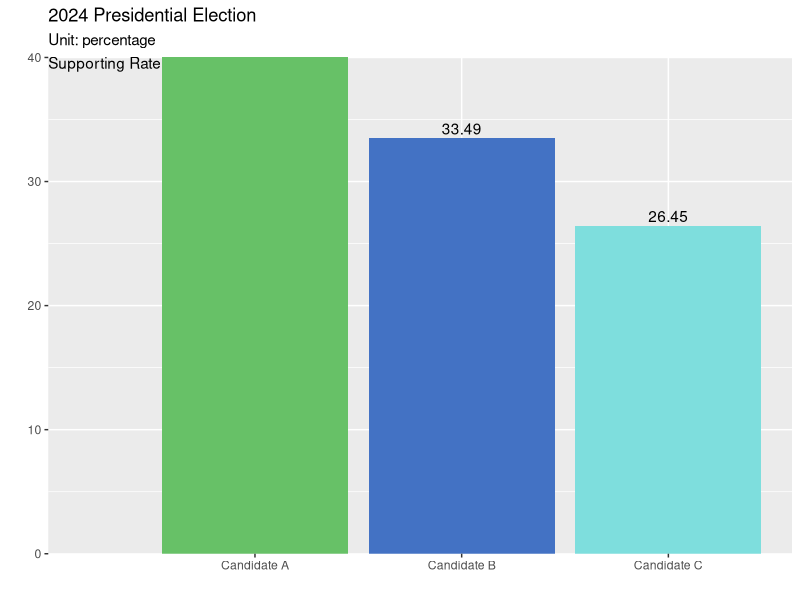
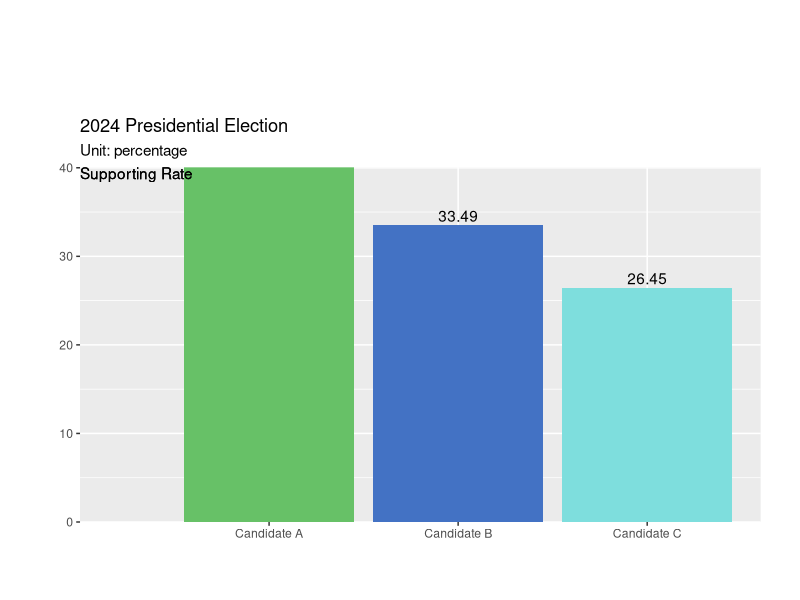
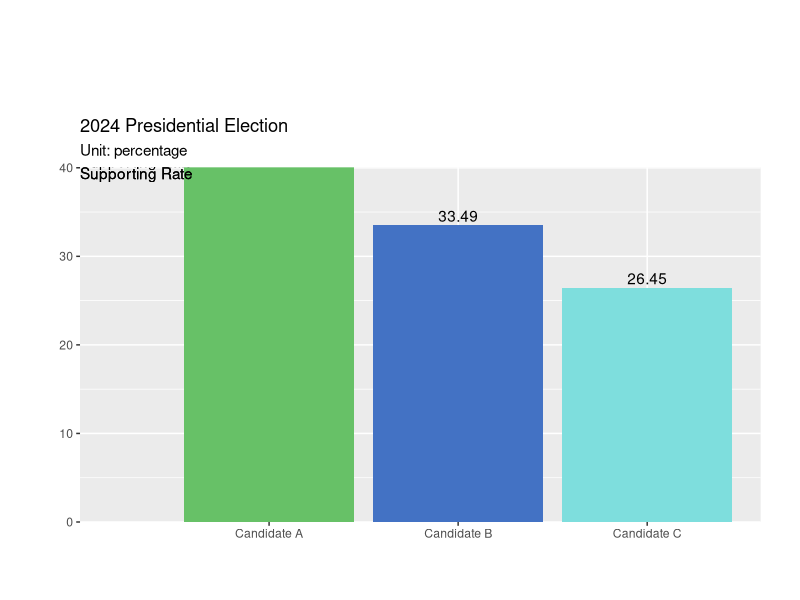
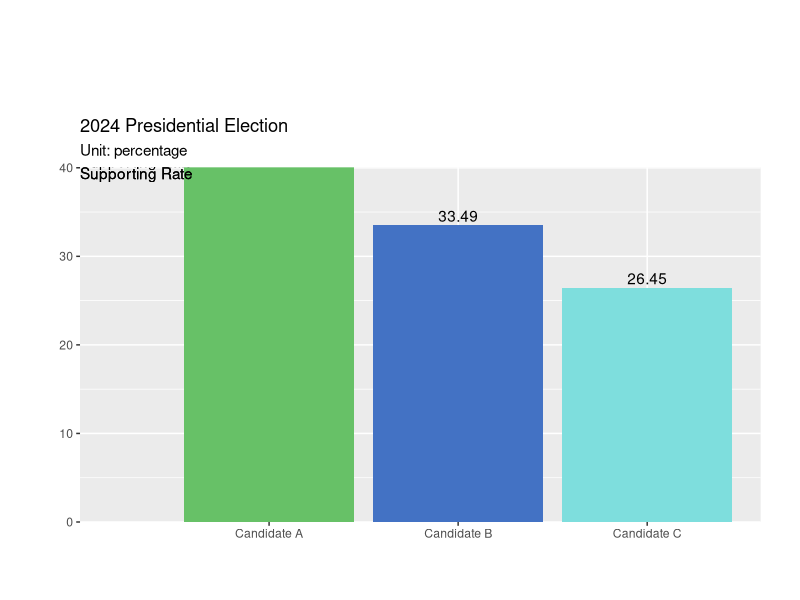

The R script that drew these images, in order: (Note: this script raises an error after producing the figures.)
# 載入需要的函式庫
library(tidyverse)

# 建立一個包含候選人與其支持率的資料框
election_data <- data.frame(
  Candidates = c('Candidate A', 'Candidate B', 'Candidate C'),
  Supporting_Rate = c(40.05, 33.49, 26.45),
  Fill_Color = c('#67c167', '#4372c4', '#7ededd') # 添加填充顏色
)

# 建立柱狀圖
myPlot <- ggplot(election_data, aes(x = Candidates, y = Supporting_Rate, fill = Fill_Color)) +
  geom_bar(stat = 'identity') +
  labs(title = '2024 Presidential Election',
       subtitle = 'Unit: percentage',
       x = '', 
       y = 'Supporting Rate') +
  scale_y_continuous(expand = expansion(0, 0)) + # y軸無放縮
  scale_fill_identity() + # 使用填充顏色
  geom_text(aes(label = Supporting_Rate), vjust = -0.3) # 在柱狀圖上加入數據標籤

# 將 y 轴的标题设置为空
myPlot <- myPlot + ylab('')

# 使用 annotate 函数在图表的顶部添加一段文字，作为 y 轴的标题
myPlot <- myPlot + annotate('text', x = 0, y = Inf, label = 'Supporting Rate', hjust = 0, vjust = 1)

print(myPlot)

# Find the maximum y value
max_y <- max(election_data$Supporting_Rate, na.rm=TRUE)

# Remove the original y-axis title
myPlot <- myPlot + ylab('')

# Adjust the plot margins: top, right, bottom, left. You might need to adjust the numbers to fit your specific plot.
myPlot <- myPlot + theme(plot.margin = unit(c(3,1,1,1), 'cm'))

# Add the y-axis title above the highest y-axis value
myPlot <- myPlot + annotate('text', x = -Inf, y = max_y, label = 'Supporting Rate', hjust = 0, vjust = 1)

print(myPlot)

# 首先，您需要找出數據中的最大y值，假設它是max_y
max_y <- max(election_data$Supporting_Rate, na.rm = TRUE)

# 移除原始的y軸標籤
myPlot <- myPlot + ylab('')

# 在y軸的最大值位置添加y軸標題
myPlot <- myPlot + annotate('text', x = 0, y = max_y, label = 'Supporting Rate', hjust = 0, vjust = 0)

print(myPlot)

# Find the maximum y value
max_y <- max(election_data$Supporting_Rate, na.rm=TRUE)

# Remove the original y-axis title
myPlot <- myPlot + ylab('')

# Plot the graph
print(myPlot)

# Add the y-axis title above the highest y-axis value
mtext('Supporting Rate', side=2, line=1, at=max_y, las=0, font=2)
print(myPlot)